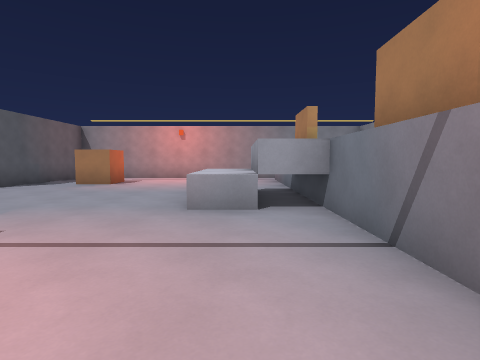
View 1 (above)

19 first-person views from a walk through a 3-D level made in the Godot game engine. The camera is 1.4 m above the floor, tilts 4° down and sees 80° across. The floor is counted in squares, 2 m on a side. Each view is taken from the middle of a square. On the plan, view 1 faces up. The plan holds only what a view shows up to about 10 squares ahead; the rest is blank. The place goes on beyond the plan. Characters and animated objects are not drawn.

View 2
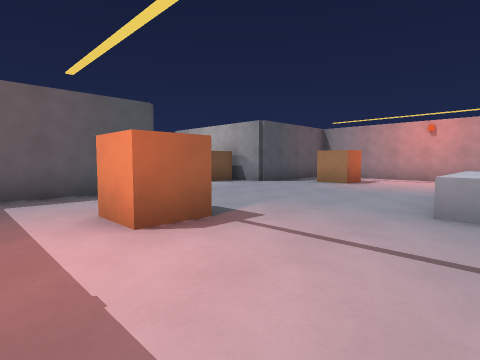

View 3
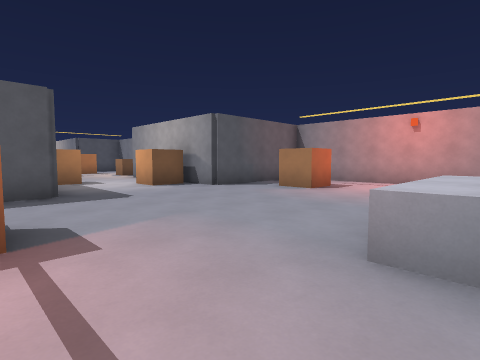

View 4
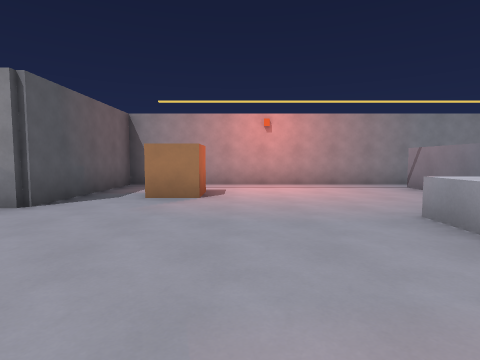

View 5
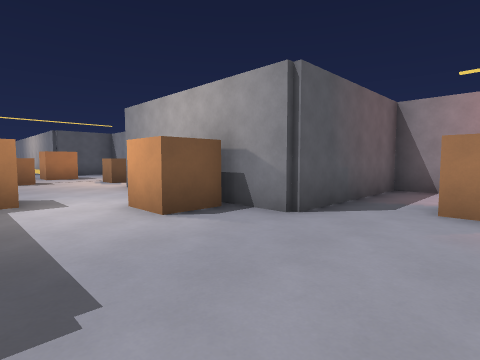

View 6
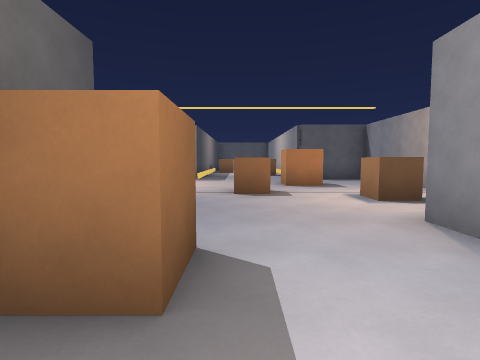

View 7
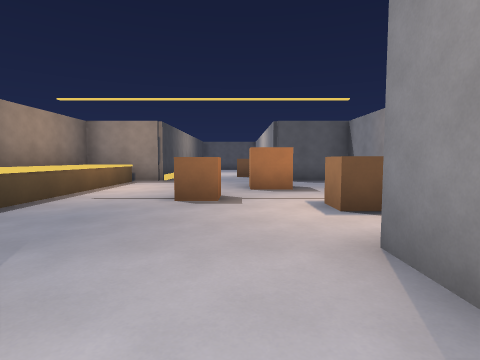

View 8
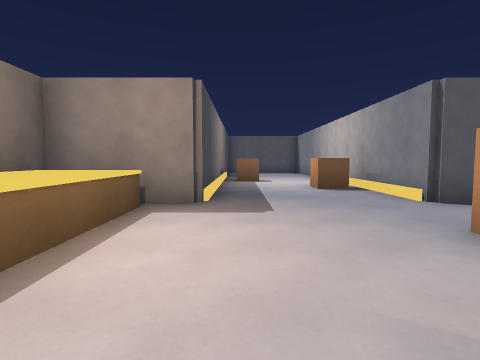

View 9
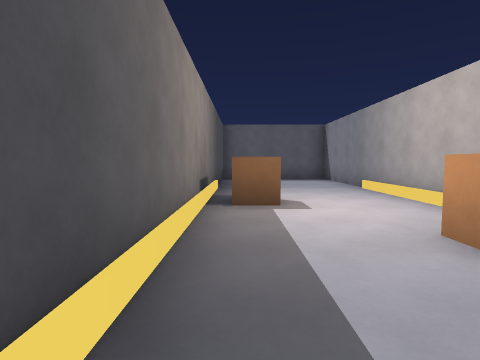

View 10
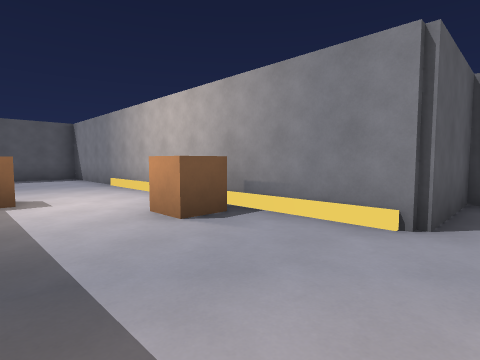

View 11
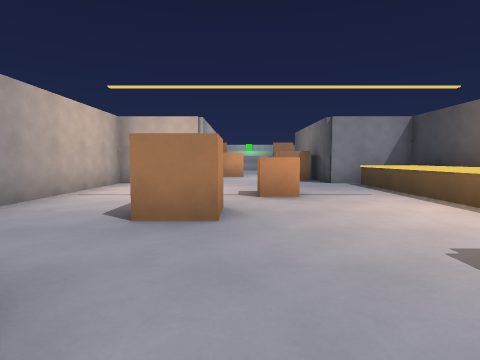

View 12
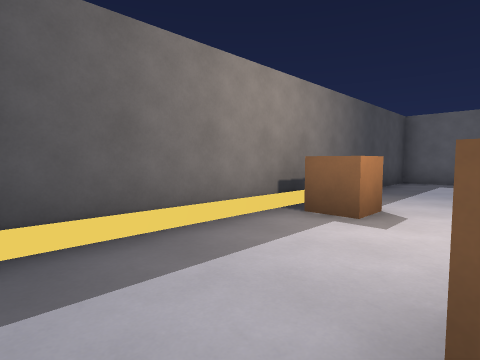

View 13
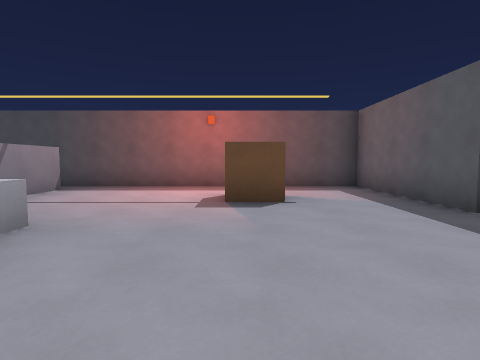

View 14
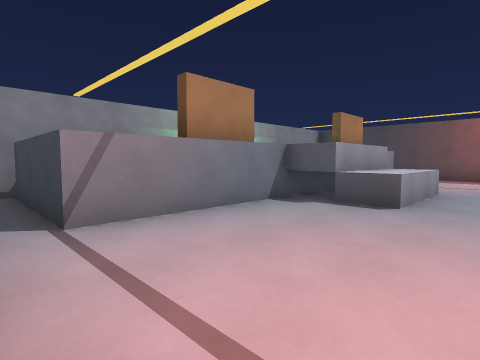

View 15
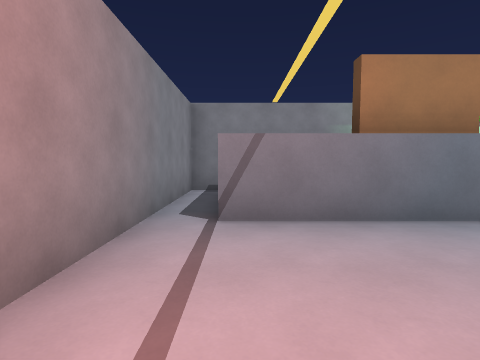

View 16
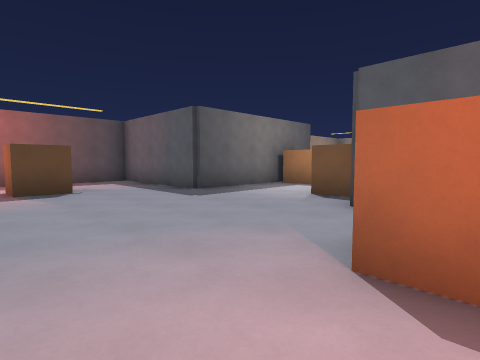

View 17
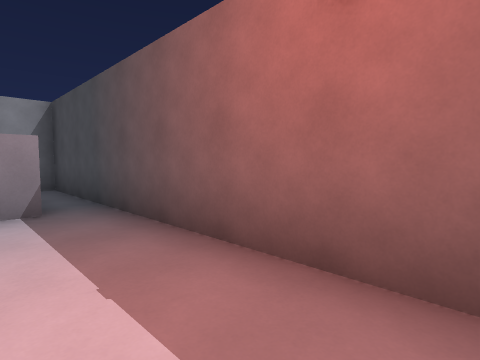

View 18
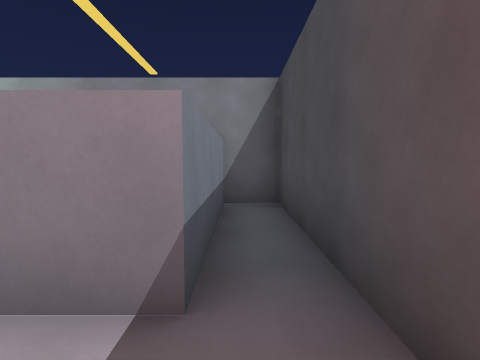

View 19
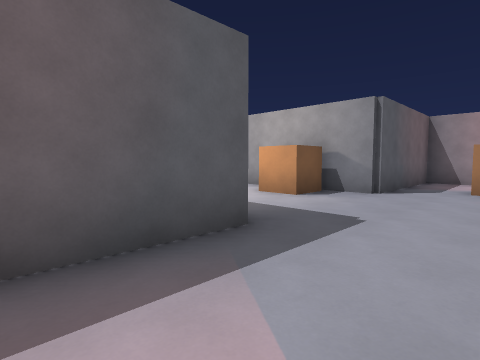

### Floor plan
Key: @ floor where view 1 was taken; # wall or solid block; . floor; ^ raised ledge; C crate.
Columns run from 30 left of view 1 to 5 right of it. Each row starts with its distance up from view 1.
 12                        #############
 11                        #...........#
 10            #########   #........####
  9            #.......#   #..C.....#
  8 ############.....C.#####........#
  7 #.............C.................#
  6 #........C............C.......^##
  5 #...............C.............##
  4 #.....C.............C.........^##
  3 ############.......#####........#
  2            #^^^^^^^#   #...C....#
  1            #########   #........####
  0                        #......@....#
 -1                        #############

Where each view was taken, in squares from view 1:
view 1: 0 up, 0 right, facing up
view 2: 0 up, 0 right, facing up-left
view 3: 2 up, 0 right, facing up-left
view 4: 3 up, 3 left, facing up
view 5: 4 up, 4 left, facing up-left
view 6: 5 up, 8 left, facing left
view 7: 6 up, 9 left, facing left
view 8: 4 up, 14 left, facing left
view 9: 4 up, 19 left, facing left
view 10: 4 up, 18 left, facing up-left
view 11: 6 up, 20 left, facing right
view 12: 6 up, 20 left, facing down-left
view 13: 7 up, 3 left, facing down
view 14: 11 up, 2 left, facing down-right
view 15: 10 up, 2 left, facing right
view 16: 9 up, 2 left, facing down-left
view 17: 1 up, 3 left, facing down-right
view 18: 0 up, 0 right, facing right
view 19: 1 up, 4 left, facing up-left
